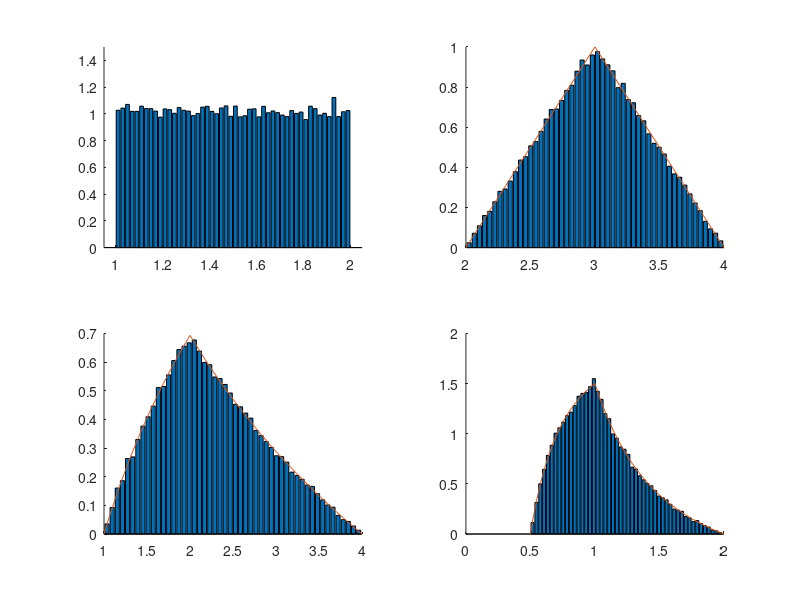

Write the MATLAB code that produced this figure.
clear variables;
close all; 


n = 50000;

X = 1+rand(n,1);
Y = 1+rand(n,1);

S = X+Y;
P = X.*Y;
Q = X./Y;

figure(1);
subplot(221); hold on;
[h_emp1,xout1]= hist(X,50);
bar(xout1,h_emp1/trapz(xout1,h_emp1))
axis([0.95 2.05 0 1.5])

subplot(222); hold on;
[h_emp2,xout2]= hist(S,50);
bar(xout2,h_emp2/trapz(xout2,h_emp2))
s_th1 = 2:0.01:3;
s_th2 = 3:0.01:4;
s_th = cat(2,s_th1-2,4-s_th2);
plot(cat(2,s_th1,s_th2),s_th);

subplot(223); hold on;
[h_emp3,xout3]= hist(P,50);
bar(xout3,h_emp3/trapz(xout3,h_emp3))
p_th1 = 1:0.01:2;
p_th2 = 2:0.01:4;
p_th = cat(2,log(p_th1),2*log(2)-log(p_th2));
plot(cat(2,p_th1,p_th2),p_th);
E_p_th = ((1+2)/2)*((1+2)/2);
E_p_emp = mean(P);


subplot(224); hold on;
[h_emp4,xout4]= hist(Q,50);
bar(xout4,h_emp4/trapz(xout4,h_emp4))
q_th1 = 1/2:0.01:1;
q_th2 = 1:0.01:2;
q_th = cat(2,2-1./(2*q_th1.*q_th1),(2./(q_th2.*q_th2))-1/2);
plot(cat(2,q_th1,q_th2),q_th);
E_q_th = (3/2)*log(2);
E_q_emp = mean(Q);
